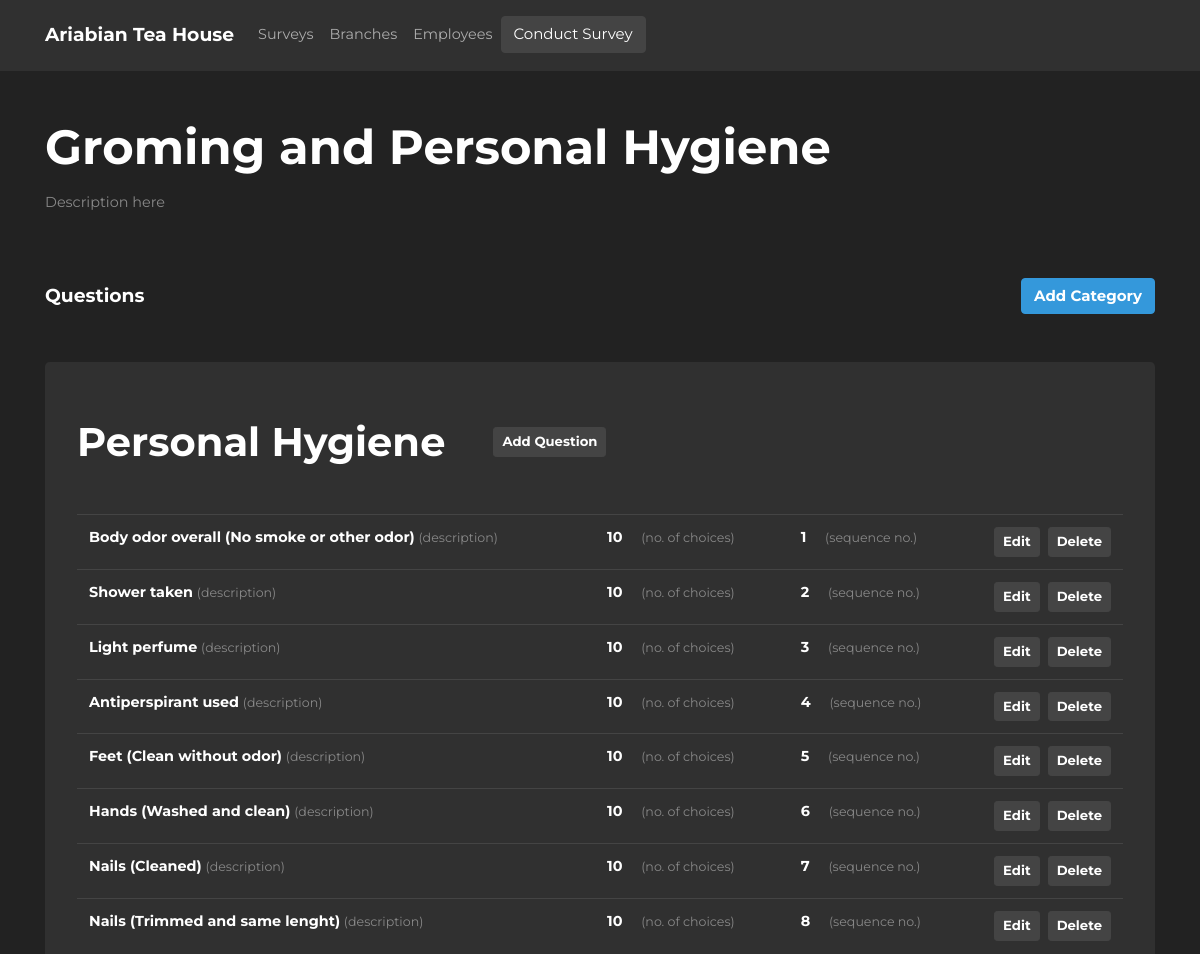
The app's page /surveys/1 (upper part), older data.
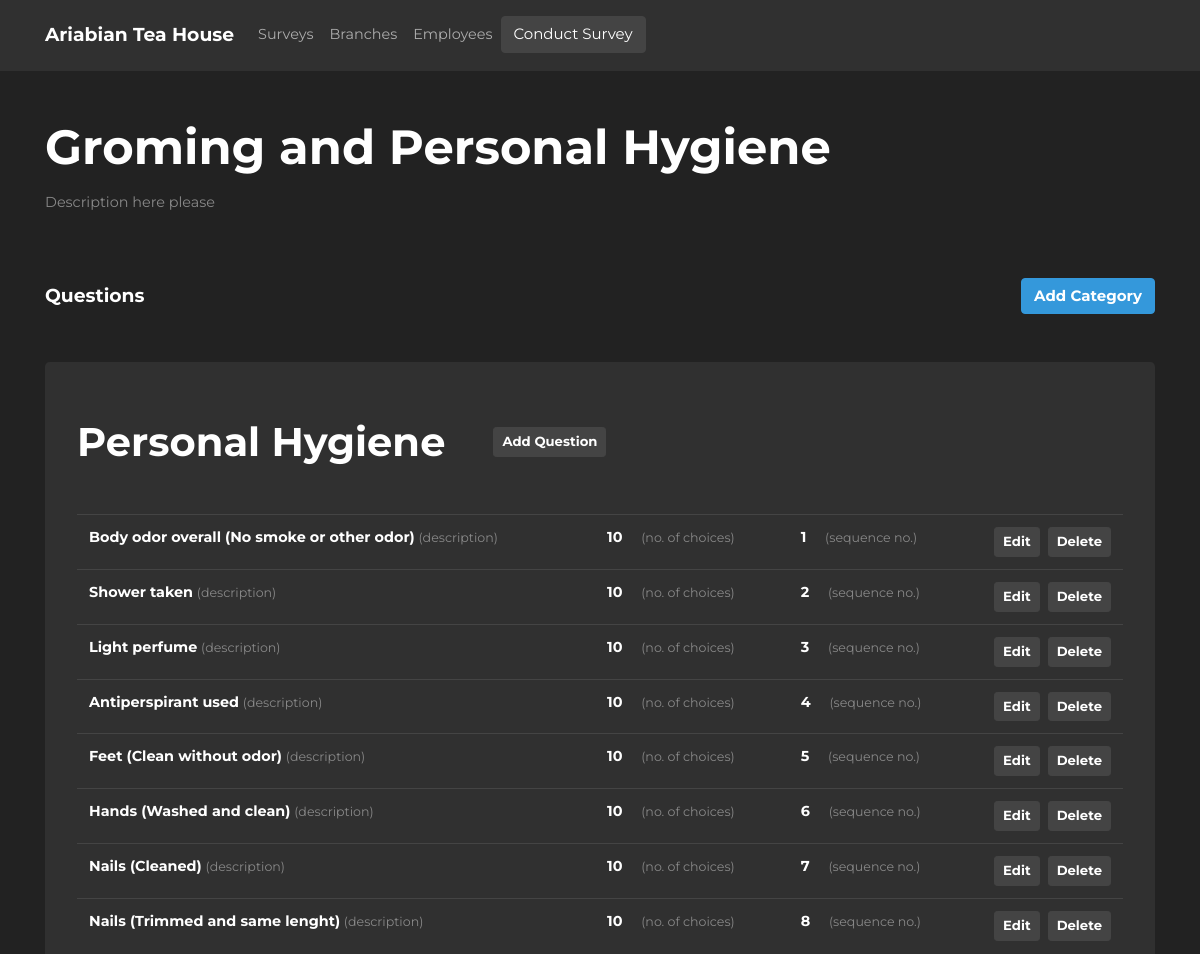
The same page, newer data.
### athsurveyapp/models/models.py (models this page shows, shortened)
class Survey(db.Model):
    __tablename__ = "survey"
    id = db.Column(db.Integer, primary_key=True)
    name = db.Column(db.String(255), nullable=False)
    description = db.Column(db.String(64), nullable=False)
    date_created = db.Column(db.DateTime(timezone=True), server_default=func.now())
    last_updated = db.Column(db.DateTime(timezone=True), onupdate=func.now())
    question_types = db.relationship(
        "QuestionType", backref="survey", cascade="all, delete-orphan"
    )

### athsurveyapp/blueprints/survey/views.py (the view)
@survey_page.route("/<id>")
def survey_details(id):
    qt_form = QuestionTypeForm()
    question_form = QuestionForm()
    survey = Survey.query.get(id)
    print(survey)
    return render_template(
        "survey_details.html",
        survey=survey,
        qt_form=qt_form,
        question_form=question_form,
    )

### athsurveyapp/blueprints/survey/templates/survey_details.html (shortened to what this page needs)
{% extends 'layouts/base.html' %} {% block title %}ATH - Survey{% endblock %}  {%
block body %}
<div class="container">
  <div class="row justify-content-center align-items-center">
    <div class="col-12" data-surveyid="{{ survey.id }}">
      <h1 class="m-0 font-weight-bold" id="surveyName">{{ survey.name }}</h1>
      <p class="text-muted mt-3" id="surveyDescription">
        {{ survey.description }}
      </p>
    </div>
  </div>
  <div class="row mt-5 align-items-center">
    <div class="col-6">
      <h5 class="font-weight-bold m-0">Questions</h5>
    </div>
    <div class="col-6">
      <button
        type="button"
        class="btn btn-info float-right font-weight-bold"
        data-toggle="modal"
        data-target="#categoryFormModal"
      >
        Add Category
      </button>
    </div>
  </div>
  <div class="row mt-5">
    <div class="col-12">
      <div class="jumbotron py-2">
        {% if not survey.question_types %}
        <p class="font-weight-bold text-center my-5 text-muted">
          No categories
        </p>
        {% else %} {% for question_type in survey.question_types %}
        <div data-categoryid="{{question_type.id}}" class="mb-5">
          <div class="d-flex">
            <h2 class="font-weight-bold my-5 mr-5 survey-category">
              {{question_type.description}}
            </h2>
            <button
              class="
                btn btn-secondary btn-sm
                my-auto
                font-weight-bold
                add-question-btn
              "
              data-toggle="modal"
              data-target="#questionFormModal"
            >
              Add Question
            </button>
          </div>
          {% if question_type.questions %}
          <table class="table table-hover">
            <tbody>
              {% for question in question_type.questions %}
              <tr data-questionid="{{question.id}}">
                <td>
                  <span class="font-weight-bold"
                    >{{ question.description }}</span
                  >
                  <span class="text-muted small">(description)</span>
                </td>
                <td>
                  <span class="font-weight-bold col-4"
                    >{{question.choice.value}}</span
                  >
                  <span class="text-muted small">(no. of choices)</span>
                </td>
                <td>
                  <span class="font-weight-bold col-4"
                    >{{question.sequence}}</span
                  >
                  <span class="text-muted small">(sequence no.)</span>
                </td>
                <td>
                  <button
                    class="
                      btn btn-secondary btn-sm
                      font-weight-bold
                      float-right
                      delete-question-form-modal-btn
                    "
                    data-toggle="modal"
                    data-target="#deleteQuestionFormModal"
                  >
                    Delete
                  </button>
                  <button
                    class="
                      btn btn-secondary btn-sm
                      font-weight-bold
                      float-right
                      edit-question-form-modal-btn
                      mr-2
                    "
                    data-toggle="modal"
                    data-target="#questionFormModal"
                  >
                    Edit
                  </button>
                </td>
              </tr>
              {% endfor %}
            </tbody>
          </table>
          {% endif %}
          {% endfor %} {% endif %}
        </div>
      </div>
    </div>
  </div>
</div>
{% endblock %}

Row changes from the older to the newer data that the page shows:
changed Survey "Groming and Personal Hygiene": description "Description here" → "Description here please"
